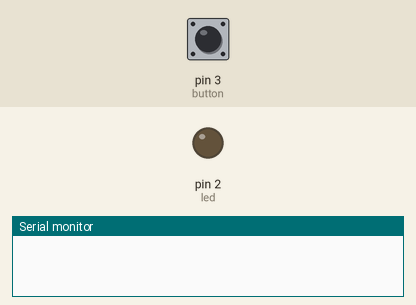
Simulated run of this sketch. Board: Arduino Uno, built with avr-gcc and run on an emulated ATmega328P. Shown: output pins drawn as LEDs (lit = HIGH), the last lines printed to the serial monitor. The test bench sets the inputs (shaded band); at power-on: pin 3 (button) HIGH.

Above: at 1.2 s.
1.3 s: pin 3 (button) pulled LOW for 0.15 s
At 1.35 s:
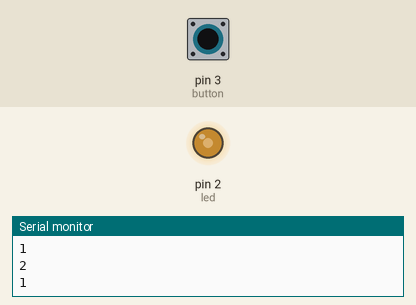
4.3 s: pin 3 (button) pulled LOW for 1 s
At 6.6 s:
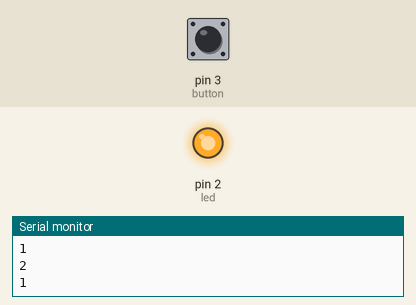
Timing chart, 0 to 8.1 s (numbered marks = the images above; inputs shaded):
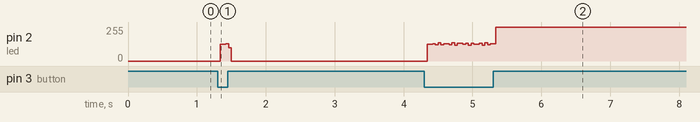

The sketch:

Togle.ino
```cpp
#define led 2
#define button 3

int count;

void setup() {
  Serial.begin(9600);
  pinMode(button, INPUT_PULLUP);
  pinMode(led, OUTPUT);
}

void loop() {
  if (digitalRead(button) == 0) {
    count++;
    Serial.println(count);
//    delay(300);
    if (count == 1) {
      digitalWrite(led, HIGH);
    } else if (count == 2) {
      digitalWrite(led, LOW);
      count = 0;
    }
  }
}
```

Measured:
- after the input at 1.3 s, pin 2 (led): 0/255 → 125/255 at once, → 0/255 0.08 s later
